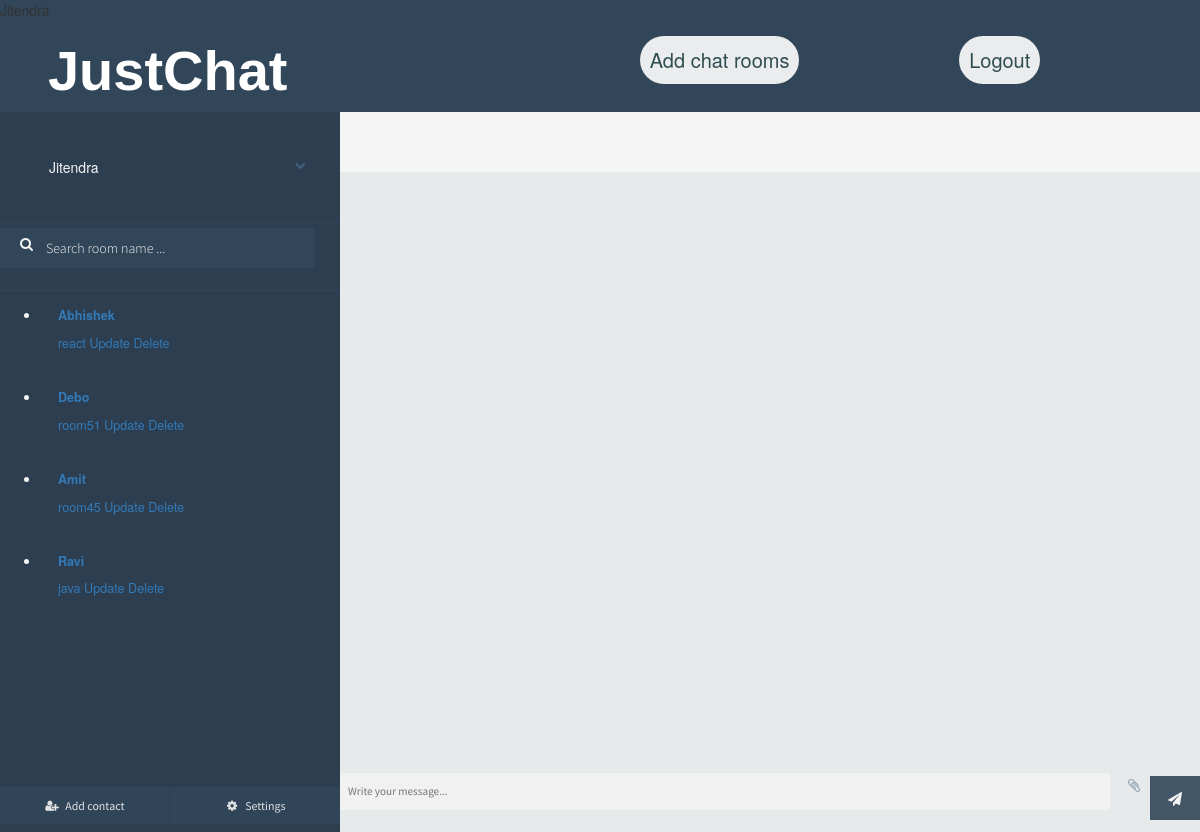
Page /chat/Himanhsu/rooms/ (signed in) on the committed database.
### chat/models.py (models this page shows, shortened)
class Room(models.Model):
    user = models.ForeignKey(
            User, on_delete=models.CASCADE
        )
    room_name = models.CharField(max_length=50)
    participants = models.ManyToManyField(User, related_name='friends', blank=True)

### chat/views.py (the view, shortened to what this page needs)
# urls.py: path('chat/<str:username>/rooms/', views.get_rooms, name='get_rooms'),
@login_required(login_url='/login')
def get_rooms(request, username):
    username = request.user
    current_user = User.objects.get(username=username)
    user_rooms = Room.objects.filter(participants__username=current_user)
    room_details = filter_rooms_and_friends(user_rooms, current_user)
    context = {
        'username': current_user,
        'rooms_details': room_details,
        'room_name': ' '
    }
    return render(request, 'chat/room.html', context)

### chat/views.py (called while the page is built)
def filter_rooms_and_friends(user_rooms, current_user):
    all_rooms = []
    participants = []
    for room in user_rooms:
        all_rooms.append(room.room_name)
        participants.append(room.participants.all())
    friends = []
    for users in participants:
        if len(users) == 2:
            for user in users:
                if user.username != current_user.username:
                    friends.append(user.username)
        else:
            temp = ''
            for user in users:
                temp += ' ' + user.username
            friends.append(temp)
    print(len(all_rooms), len(friends))
    return zip(all_rooms, friends)

### chat/templates/chat/room.html (shortened to what this page needs)
{% load static %}
<!DOCTYPE html><html class=''>
<head>
<link href="//maxcdn.bootstrapcdn.com/bootstrap/4.0.0/css/bootstrap.min.css" rel="stylesheet" id="bootstrap-css">
<link href="//netdna.bootstrapcdn.com/bootstrap/3.0.0/css/bootstrap.min.css" rel="stylesheet" id="bootstrap-css">
<link rel='stylesheet prefetch' href='https://cdnjs.cloudflare.com/ajax/libs/meyer-reset/2.0/reset.min.css'><link rel='stylesheet prefetch' href='https://cdnjs.cloudflare.com/ajax/libs/font-awesome/4.6.2/css/font-awesome.min.css'>
<link rel="stylesheet" href="{% static 'css/user.css' %}">
<link rel="stylesheet" href="{% static 'css/room.css' %}">
</head>
<body>
  <header>
    <div id="header-child1">
        <form action="" method="GET">
            <a href="{% url 'chat:get_rooms' username %}"><h1 id="logo">JustChat</h1></a>
        </form>
    </div>
    <div id="header-child2">
        <div>
            <form action="{% url 'chat:user_details' username %}" method="GET">
                <button class="btn">Add chat rooms</button>
            </form>
        </div>
        <div>
            <form action="/logout" method="GET">
                <button class="btn">Logout</button>
            </form>
        </div>
    </div>
  </header>
<div id="frame">
	<div id="sidepanel">
		<div id="profile">
			<div class="wrap">
				<p>{{username}}</p>
				<i class="fa fa-chevron-down expand-button" aria-hidden="true"></i>
			</div>
		</div>
		<div id="search">
      <form action="{% url 'chat:get_rooms' username %}" method="POST">
        <label for=""><i class="fa fa-search" aria-hidden="true"></i></label>
        <input type="text" name="room_name" placeholder="Search room name ..." />
      </form>
		</div>
		<div id="contacts">
			<ul>
        {% for room_name, friend in rooms_details %}
          <li class="contact">
            <div class="wrap">
              <div class="meta">
                <p class="name"><a href="{% url 'chat:chat_rooms' username room_name %}">{{friend}}</a></p>
                <a href="">{{room_name}}</a>
                <a href="{% url 'chat:update_room' username room_name %}">Update</a>
                <a href="{% url 'chat:delete_room' username room_name %}">Delete</a>
                <p class="preview"></p>
              </div>
            </div>
          </li>
        {% endfor %}
			</ul>
		</div>
		<div id="bottom-bar">
			<button id="addcontact"><i class="fa fa-user-plus fa-fw" aria-hidden="true"></i> <span>Add contact</span></button>
			<button id="settings"><i class="fa fa-cog fa-fw" aria-hidden="true"></i> <span>Settings</span></button>
		</div>
	</div>
	<div class="content">
		<div class="contact-profile">
    </div>
		<div class="messages" id="message-box">
    </div>
		<div class="message-input">
			<div class="wrap">
        <form action="{% url 'chat:chat_rooms' username room_name %}" method="POST">
          <input type="text" name="chat-msg-input" placeholder="Write your message..." />
          <i class="fa fa-paperclip attachment" aria-hidden="true"></i>
          <button class="submit"><i class="fa fa-paper-plane" aria-hidden="true"></i></button>
        </form>
			</div>
		</div>
	</div>
</div>
  </body>
</html>

### chat/static/css/user.css (style rules this page uses)
body { margin: 0ex; padding: 0ex; }
a { text-decoration: none; }
header { height: 10%; background-color: rgb(81, 81, 223); display: flex; justify-content: space-between; align-items: center ; }
#header-child2 { width: 60%; display: flex; justify-content: space-evenly; }
#logo { padding-left: 20%; font-size: 400%; font-weight: bold; font: bolder; color: white; font-family: Helvetica; }
.btn { background-color: white; border: none; color: darkslategrey; padding: 10px; text-align: center; text-decoration: none; display: inline-block; font-size: 20px; cursor: pointer; border-radius: 7.447vw; }
* { box-sizing: border-box }
input[type=text], input[type=password] { width: 100%; padding: 15px; margin: 5px 0 22px 0; display: inline-block; border: none; background: #f1f1f1; }
button { background-color: #4CAF50; color: white; padding: 14px 20px; margin: 8px 0; border: none; cursor: pointer; width: 100%; opacity: 0.9; }

### chat/templates/chat/room.html (style rules this page uses)
header { height: 15%; background-color: #32465a; }

### rows in the picture
Room: rooms_details "react"
Room: rooms_details "room51"
Room: rooms_details "room45"
Room: rooms_details "java"

### other values in the picture
{{ username }} "Jitendra"
{{ friend }} "Abhishek" "Debo" "Amit" "Ravi"
